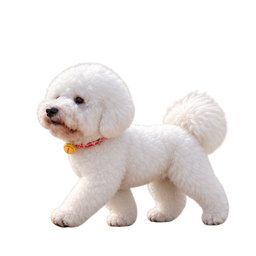
#> input picture src/DesktopPet/Assets/Pet/CarryLeft/carry_left_000.png, 256 x 256 px, given as the content of the folder .codex/generated_images/01a1029e-4018-7012-8d95-e5a1aa49cdd2, which was not available
$ python recover-p7-generations.py
#> lines starting #> are read from the running program, lines starting #| are printed output that depends on the picture; pictures that were not available may be replaced by others from this repository, and a replacement may not be noted
"""Recover generated raw atlases after interrupted collaborators; QA only."""
from pathlib import Path
from PIL import Image, ImageDraw
import shutil
import json

ROOT = Path(__file__).resolve().parents[1]
FOLDERS = {
    "motion": Path("C:/Users/BOSSlee/.codex/generated_images/01a1029e-4018-7012-8d95-e5a1aa49cdd2"),
    "base": Path("C:/Users/BOSSlee/.codex/generated_images/01a1029d-c809-7ca0-8a0c-5b775efecdbd"),
}
for domain, directory in FOLDERS.items():
    images = sorted(directory.glob("*.png"), key=lambda p: p.stat().st_mtime)
    target = ROOT / "artifacts/imagegen/p7" / domain / "recovered"
    target.mkdir(parents=True, exist_ok=True)
    board = Image.new("RGB", (900, ((len(images)+2)//3)*250), "#304550")
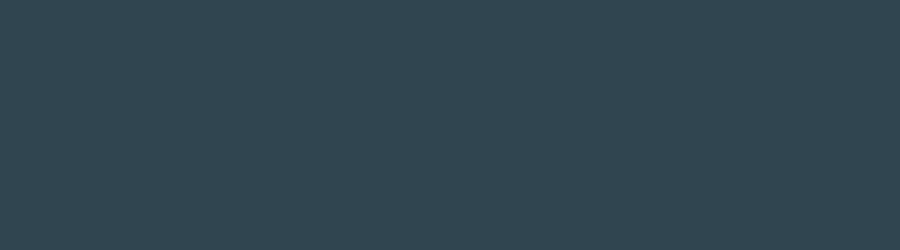
#> board: PIL image 900x250 RGB; mean R, G, B 48, 69, 80
    draw = ImageDraw.Draw(board)
    for i, path in enumerate(images):
        copied = target / path.name
        shutil.copy2(path, copied)
        with Image.open(path) as im:
#> im is the input picture: PIL image 256x256 RGBA; mean R, G, B, A 77, 72.6, 70.4, 79.7
            thumb = im.copy(); thumb.thumbnail((300, 210))
            preview = Image.new("RGBA", (300,210), "#304550")
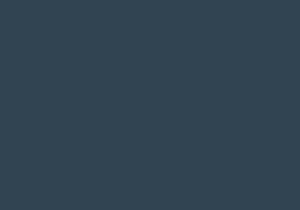
#> preview: PIL image 300x210 RGBA; mean R, G, B, A 48, 69, 80, 255
            preview.alpha_composite(thumb, ((300-thumb.width)//2, (210-thumb.height)//2))
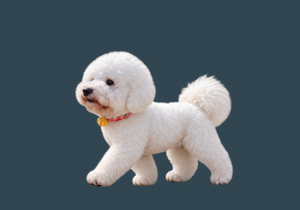
#> preview: PIL image 300x210 RGBA; mean R, G, B, A 81.2, 94.8, 102.4, 255
        x,y = i%3*300, i//3*250
        draw.text((x+5,y+5),f"{i} {path.name[5:13]}",fill="white")
        board.paste(preview.convert("RGB"),(x,y+30))
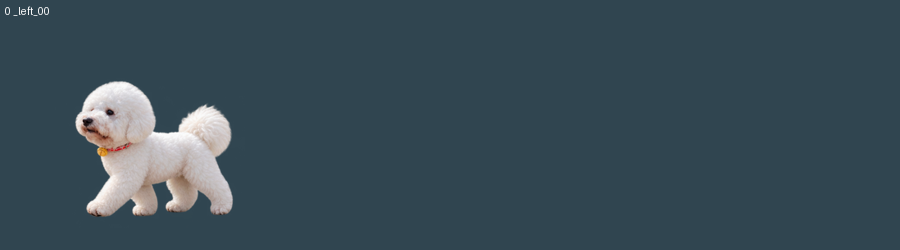
#> board: PIL image 900x250 RGB; mean R, G, B 57.4, 76.3, 86.3
        print(domain,i,path)
    board.save(ROOT / "artifacts/imagegen/p7" / domain / "recovered-contact.png")

    names = (['Start','Stop','Turn','Pickup','Drop','JumpLeft','JumpRight','CarryLeft','CarryRight']
             if domain == 'motion' else ['Idle','Happy','Sleep','Petting','Feeding','Stretching'])
#> (the run stopped early here; a loop or call above may not have finished)

$ run again, on src/DesktopPet/Assets/Pet/CarryLeft/carry_left_004.png
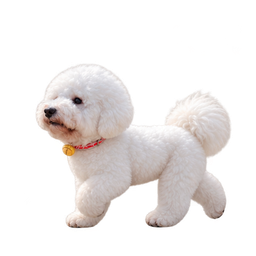
#> input picture src/DesktopPet/Assets/Pet/CarryLeft/carry_left_004.png, 256 x 256 px, given as the content of the folder .codex/generated_images/01a1029e-4018-7012-8d95-e5a1aa49cdd2, which was not available
#> im is the input picture: PIL image 256x256 RGBA; mean R, G, B, A 79.4, 75.1, 73.5, 75.1
#> `preview.alpha_composite(thumb, ((300-thumb.width)//2, (210-thumb.heigh..`:
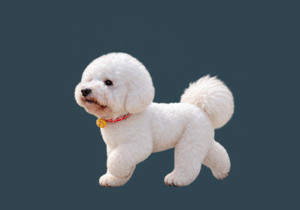
#> preview: PIL image 300x210 RGBA; mean R, G, B, A 79.5, 93.7, 101.7, 255
#> `board.paste(preview.convert("RGB"),(x,y+30))`:
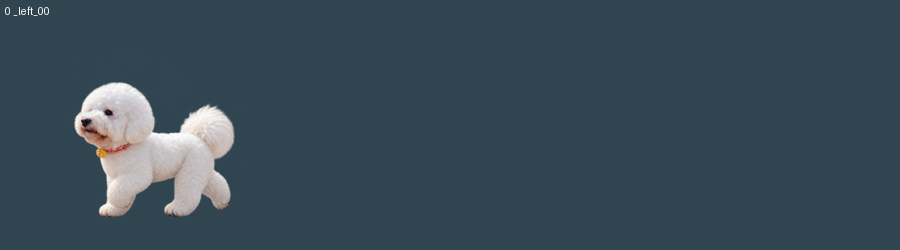
#> board: PIL image 900x250 RGB; mean R, G, B 56.9, 76, 86.2
